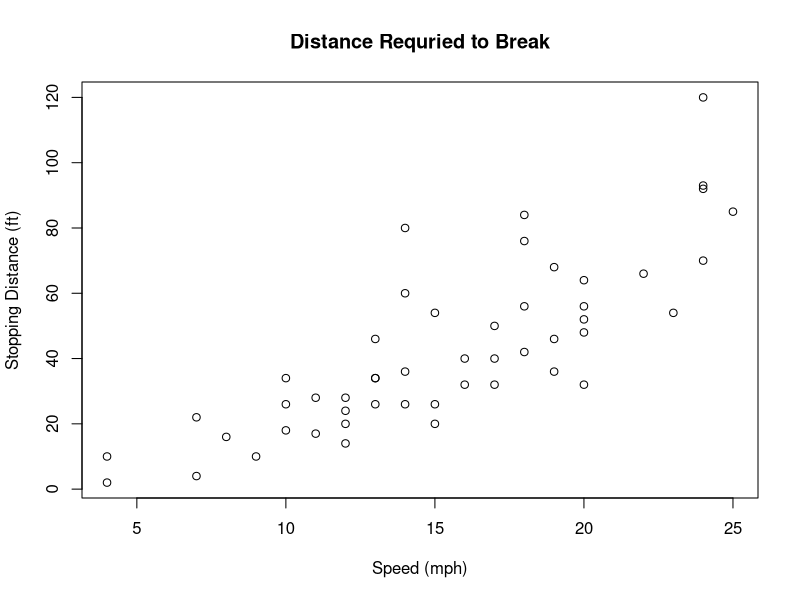
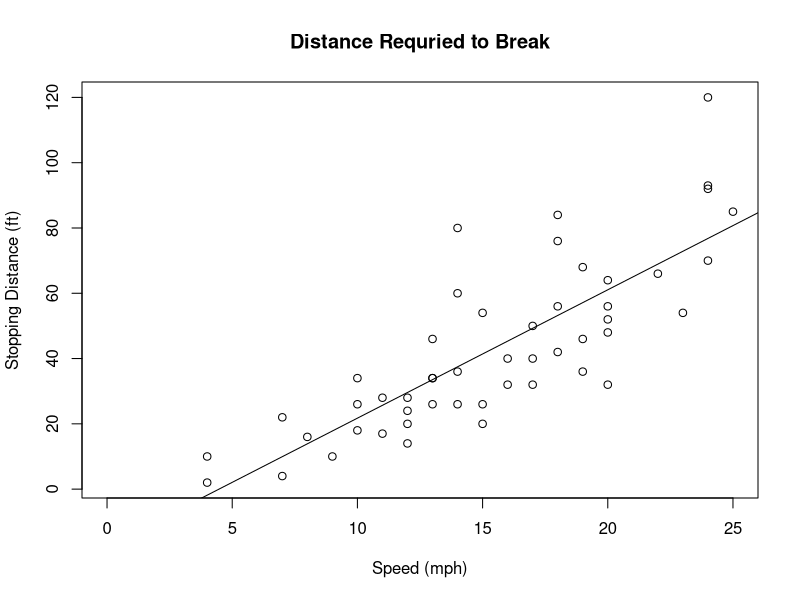

Write R code to recreate these figures, in order.
## ---- chunk 1
read.csv("Stop.csv", header = TRUE) -> data

## ---- chunk 2

plot(data$speed, 
     data$dist, 
     main="Distance Requried to Break",
    xlab="Speed (mph)",
    ylab="Stopping Distance (ft)")
## ---- chunk 3
n <-length(data) 
X <-data$speed
Y <-data$dist

## find the means of both vars
mean_x <-mean(X)
mean_y <-mean(Y)

## find the variance of each var
var_x <-var(X)
var_y <-var(Y)

cov_xy <-cov(X,Y) 

# finbd the sum of squares
SS_xx <-(n-1)*var_x 
SS_xy <-(n-1)*cov_xy 
SS_yy <-(n-1)*var_y  

## solve for estimaters 
b1 <-SS_xy/SS_xx 
b0 <-mean_y -b1*mean_x 
yhat <-b0 + b1*X 
e <-Y-yhat  
SSE <-sum(e^2) 
MSE <-SSE/(n-2) 
s <-sqrt(MSE)  

## ---- chunk 4
plot(X,Y,
    xlim=c(0,25), 
    main="Distance Requried to Break",
    xlab="Speed (mph)",
    ylab="Stopping Distance (ft)") 
abline(a=b0,b=b1)  
## ---- chunk 5

lm_a <- lm(Y ~ X)

summary(lm_a)

## ---- chunk 6
conf <- confint(lm_a, 'X', level=0.95)
